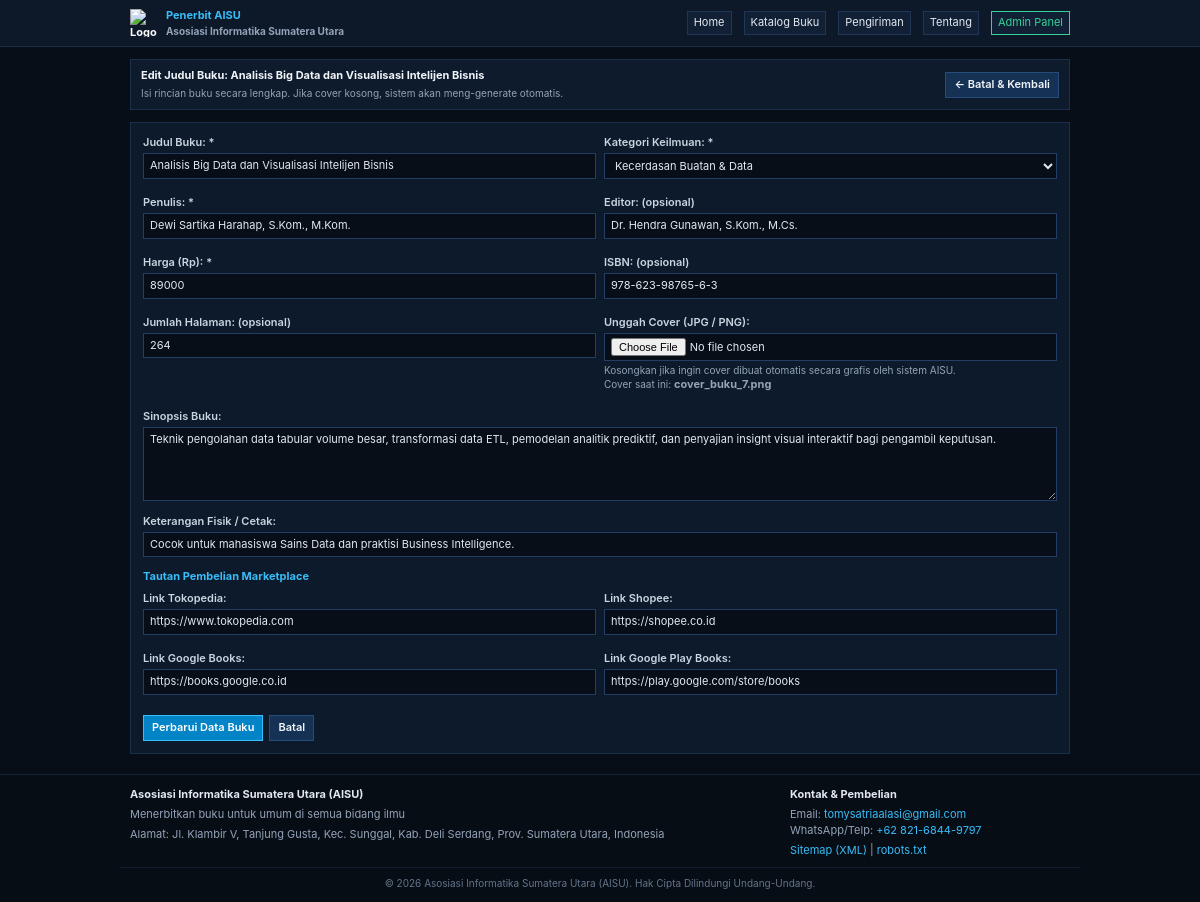
Screenshot of /admin/buku.php?act=edit&id=7 (signed in) with the database file from the repository.
### tables this page shows
CREATE TABLE `buku` (
  `id` INT AUTO_INCREMENT PRIMARY KEY,
  `kategori_id` INT NOT NULL,
  `judul` VARCHAR(255) NOT NULL,
  `penulis` VARCHAR(255) NOT NULL,
  `editor` VARCHAR(255) DEFAULT NULL,
  `halaman` INT DEFAULT NULL,
  `isbn` VARCHAR(50) DEFAULT NULL,
  `harga` INT NOT NULL DEFAULT 0,
  `sinopsis` TEXT DEFAULT NULL,
  `keterangan` TEXT DEFAULT NULL,
  `cover` VARCHAR(255) DEFAULT NULL,
  `link_tokopedia` VARCHAR(255) DEFAULT NULL,
  `link_shopee` VARCHAR(255) DEFAULT NULL,
  `link_google_book` VARCHAR(255) DEFAULT NULL,
  `link_google_play` VARCHAR(255) DEFAULT NULL,
  `created_at` TIMESTAMP DEFAULT CURRENT_TIMESTAMP,
  CONSTRAINT `fk_buku_kategori` FOREIGN KEY (`kategori_id`) REFERENCES `kategori` (`id`) ON DELETE RESTRICT ON UPDATE CASCADE
);

CREATE TABLE `kategori` (
  `id` INT AUTO_INCREMENT PRIMARY KEY,
  `nama` VARCHAR(100) NOT NULL
);

### admin/buku.php (the view, shortened to what this page needs)
<?php
require_once __DIR__ . '/../config.php';
$db = db();
$act = $_GET['act'] ?? 'list';
$id = isset($_GET['id']) ? (int)$_GET['id'] : 0;
$stmt_kat = $db->query("SELECT * FROM kategori ORDER BY nama ASC");
$kategori_list = $stmt_kat->fetchAll();
if ($act === 'tambah' || $act === 'edit') {
    $data = [
        'judul' => '', 'kategori_id' => 0, 'penulis' => '', 'editor' => '',
        'halaman' => '', 'isbn' => '', 'harga' => 0, 'sinopsis' => '',
        'keterangan' => '', 'cover' => '', 'link_tokopedia' => '',
        'link_shopee' => '', 'link_google_book' => '', 'link_google_play' => ''
    ];
    if ($act === 'edit' && $id > 0) {
        $st = $db->prepare("SELECT * FROM buku WHERE id = :id");
        $st->execute([':id' => $id]);
        $fetched = $st->fetch();
        if ($fetched) {
            $data = $fetched;
        } else {
            flash_set('error', 'Buku tidak ditemukan.');
            header('Location: ' . base_url('admin/buku.php'));
            exit;
        }
    }
    ?>
    <div class="page-title-box" style="display:flex;justify-content:space-between;align-items:center;">
      <div>
        <h1 class="page-title"><?= $act === 'tambah' ? 'Tambah Judul Buku Baru' : 'Edit Judul Buku: ' . sanitize($data['judul']) ?></h1>
        <div class="page-subtitle">Isi rincian buku secara lengkap. Jika cover kosong, sistem akan meng-generate otomatis.</div>
      </div>
      <a href="<?= base_url('admin/buku.php') ?>" class="btn">&larr; Batal & Kembali</a>
    </div>
    <form method="POST" enctype="multipart/form-data" style="background:#0d1a2b;border:1px solid #1a2f4c;padding:12px;">
      <div class="form-grid-2">
        <div class="form-group">
          <label>Judul Buku: *</label>
          <input type="text" name="judul" class="form-control" value="<?= sanitize($data['judul']) ?>" required>
        </div>
        <div class="form-group">
          <label>Kategori Keilmuan: *</label>
          <select name="kategori_id" class="form-control" required>
            <?php foreach ($kategori_list as $kat): ?>
              <option value="<?= $kat['id'] ?>" <?= $data['kategori_id'] == $kat['id'] ? 'selected' : '' ?>>
                <?= sanitize($kat['nama']) ?>
              </option>
            <?php endforeach; ?>
          </select>
        </div>
        <div class="form-group">
          <label>Penulis: *</label>
          <input type="text" name="penulis" class="form-control" value="<?= sanitize($data['penulis']) ?>" required placeholder="Contoh: Dr. Tomy Satria Alasi, M.Kom.">
        </div>
        <div class="form-group">
          <label>Editor: (opsional)</label>
          <input type="text" name="editor" class="form-control" value="<?= sanitize($data['editor'] ?? '') ?>">
        </div>
        <div class="form-group">
          <label>Harga (Rp): *</label>
          <input type="number" name="harga" class="form-control" value="<?= (int)$data['harga'] ?>" required min="0">
        </div>
        <div class="form-group">
          <label>ISBN: (opsional)</label>
          <input type="text" name="isbn" class="form-control" value="<?= sanitize($data['isbn'] ?? '') ?>" placeholder="978-623-...">
        </div>
        <div class="form-group">
          <label>Jumlah Halaman: (opsional)</label>
          <input type="number" name="halaman" class="form-control" value="<?= $data['halaman'] ? (int)$data['halaman'] : '' ?>" min="1">
        </div>
        <div class="form-group">
          <label>Unggah Cover (JPG / PNG):</label>
          <input type="file" name="cover_file" accept=".jpg,.jpeg,.png" class="form-control">
          <div style="font-size:10px;color:#94a3b8;margin-top:2px;">
            Kosongkan jika ingin cover dibuat otomatis secara grafis oleh sistem AISU.
            <?php if (!empty($data['cover'])): ?>
              <br>Cover saat ini: <strong><?= sanitize($data['cover']) ?></strong>
            <?php endif; ?>
          </div>
        </div>
      </div>
      <div class="form-group" style="margin-top:8px;">
        <label>Sinopsis Buku:</label>
        <textarea name="sinopsis" rows="4" class="form-control" placeholder="Tuliskan ringkasan isi buku..."><?= sanitize($data['sinopsis'] ?? '') ?></textarea>
      </div>
      <div class="form-group">
        <label>Keterangan Fisik / Cetak:</label>
        <input type="text" name="keterangan" class="form-control" value="<?= sanitize($data['keterangan'] ?? '') ?>" placeholder="Contoh: Cetakan Pertama, Bookpaper 72gr, Softcover">
      </div>
      <h3 style="color:#38bdf8;font-size:11px;margin:12px 0 6px;">Tautan Pembelian Marketplace</h3>
      <div class="form-grid-2">
        <div class="form-group">
          <label>Link Tokopedia:</label>
          <input type="url" name="link_tokopedia" class="form-control" value="<?= sanitize($data['link_tokopedia'] ?? '') ?>" placeholder="https://tokopedia.com/...">
        </div>
        <div class="form-group">
          <label>Link Shopee:</label>
          <input type="url" name="link_shopee" class="form-control" value="<?= sanitize($data['link_shopee'] ?? '') ?>" placeholder="https://shopee.co.id/...">
        </div>
        <div class="form-group">
          <label>Link Google Books:</label>
          <input type="url" name="link_google_book" class="form-control" value="<?= sanitize($data['link_google_book'] ?? '') ?>" placeholder="https://books.google.co.id/...">
        </div>
        <div class="form-group">
          <label>Link Google Play Books:</label>
          <input type="url" name="link_google_play" class="form-control" value="<?= sanitize($data['link_google_play'] ?? '') ?>" placeholder="https://play.google.com/...">
        </div>
      </div>
      <div style="margin-top:12px;display:flex;gap:6px;">
        <button type="submit" class="btn btn-primary"><?= $act === 'tambah' ? 'Simpan Buku Baru' : 'Perbarui Data Buku' ?></button>
        <a href="<?= base_url('admin/buku.php') ?>" class="btn">Batal</a>
      </div>
    </form>
    <?php
    exit;
}
?>

### assets/style.css (style rules this page uses)
* { margin: 0; padding: 0; box-sizing: border-box; font-family: -apple-system, BlinkMacSystemFont, "Segoe UI", Roboto, Oxygen, Ubuntu, Cantarell, "Helvetica Neue", Arial, sans-serif; font-size: 11px; line-height: 1.45; -webkit-text-size-adjust: 100%; }
body { background-color: #070e17; color: #cbd5e1; min-height: 100vh; display: flex; flex-direction: column; }
a { color: #38bdf8; text-decoration: none; }
.page-title-box { background-color: #0e1b2c; border: 1px solid #1a2f4c; padding: 8px 10px; margin-bottom: 12px; }
.page-title { color: #f1f5f9; font-weight: 700; }
.page-subtitle { color: #94a3b8; font-size: 10px; margin-top: 2px; }
.filter-bar input[type="text"], .filter-bar select, .form-control { background-color: #070e17; color: #e2e8f0; border: 1px solid #233e64; padding: 4px 6px; width: 100%; }
.btn { display: inline-block; padding: 4px 8px; background-color: #153154; color: #f1f5f9; border: 1px solid #274b7a; cursor: pointer; text-align: center; font-weight: 600; text-decoration: none; }
.btn-primary { background-color: #0284c7; border-color: #38bdf8; color: #ffffff; }
.form-group { margin-bottom: 8px; }
.form-group label { display: block; margin-bottom: 2px; color: #cbd5e1; font-weight: 600; }
.form-grid-2 { display: grid; grid-template-columns: 1fr; gap: 8px; }
@media (min-width: 600px) { .form-grid-2 { grid-template-columns: 1fr 1fr; } }

### rows the page displays
buku: judul "Analisis Big Data dan Visualisasi Intelijen Bisnis", kategori_id "Kecerdasan Buatan & Data", penulis "Dewi Sartika Harahap, S.Kom., M.Kom.", editor "Dr. Hendra Gunawan, S.Kom., M.Cs.", harga "89000", isbn "978-623-98765-6-3", halaman "264", cover "cover_buku_7.png", sinopsis "Teknik pengolahan data tabular volume besar, transformasi data ETL, pemodelan analitik prediktif, dan penyajian insight visual interaktif bagi pengambil keputusan.", keterangan "Cocok untuk mahasiswa Sains Data dan praktisi Business Intelligence.", link_tokopedia "https://www.tokopedia.com", link_shopee "https://shopee.co.id", link_google_book "https://books.google.co.id", link_google_play "https://play.google.com/store/books"

### other values shown
PUBLISHER_SHORT "Penerbit AISU"
PUBLISHER_NAME "Asosiasi Informatika Sumatera Utara (AISU)"
PUBLISHER_FOCUS "Menerbitkan buku untuk umum di semua bidang ilmu"
PUBLISHER_ADDRESS "Jl. Klambir V, Tanjung Gusta, Kec. Sunggal, Kab. Deli Serdang, Prov. Sumatera Utara, Indonesia"
PUBLISHER_EMAIL "tomysatriaalasi@gmail.com"
PUBLISHER_PHONE "+62 821-6844-9797"
